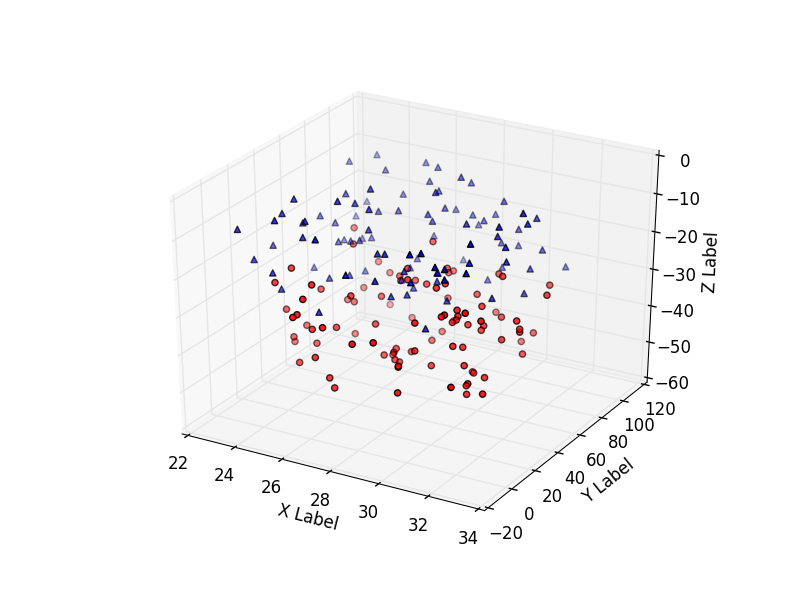

Generate this figure with Python:

from mpl_toolkits.mplot3d import Axes3D
import matplotlib.pyplot as plt
import numpy as np


def randrange(n, vmin, vmax):
    return (vmax - vmin)*np.random.rand(n) + vmin

fig = plt.figure()
ax = fig.add_subplot(111, projection='3d')

n = 100

# For each set of style and range settings, plot n random points in the box
# defined by x in [23, 32], y in [0, 100], z in [zlow, zhigh].
for c, m, zlow, zhigh in [('r', 'o', -50, -25), ('b', '^', -30, -5)]:
    xs = randrange(n, 23, 32)
    ys = randrange(n, 0, 100)
    zs = randrange(n, zlow, zhigh)
    ax.scatter(xs, ys, zs, c=c, marker=m)

ax.set_xlabel('X Label')
ax.set_ylabel('Y Label')
ax.set_zlabel('Z Label')

plt.savefig('scatter3d_demo.png')
plt.close(fig)

